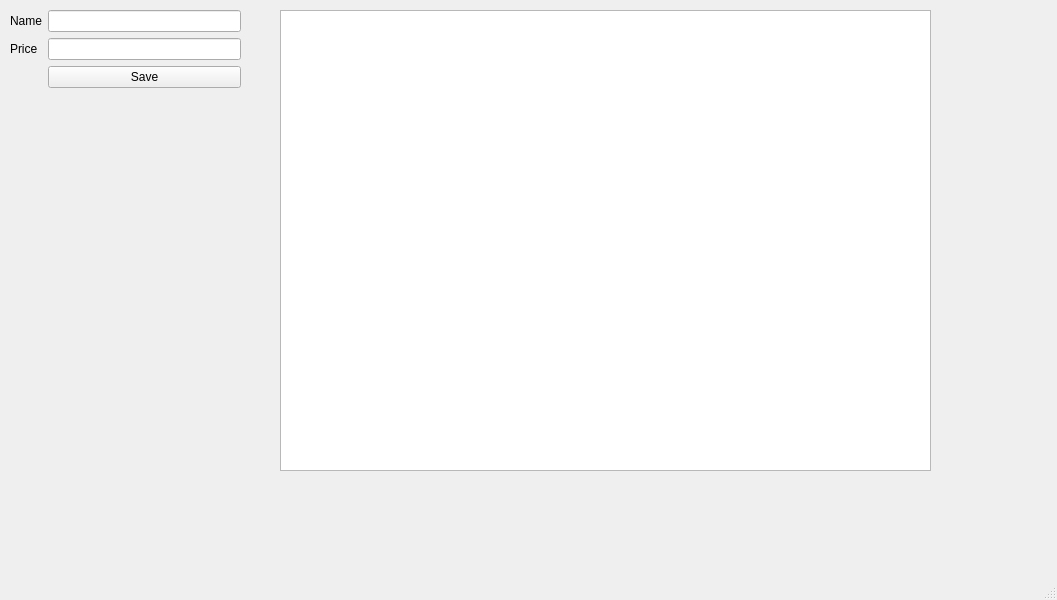
<?xml version="1.0" encoding="UTF-8"?>
<ui version="4.0">
 <class>MainWindow</class>
 <widget class="QMainWindow" name="MainWindow">
  <property name="geometry">
   <rect>
    <x>0</x>
    <y>0</y>
    <width>1057</width>
    <height>600</height>
   </rect>
  </property>
  <property name="windowTitle">
   <string>MainWindow</string>
  </property>
  <widget class="QWidget" name="centralwidget">
   <widget class="QTableWidget" name="tableProducts">
    <property name="geometry">
     <rect>
      <x>280</x>
      <y>10</y>
      <width>651</width>
      <height>461</height>
     </rect>
    </property>
   </widget>
   <widget class="QWidget" name="formLayoutWidget">
    <property name="geometry">
     <rect>
      <x>10</x>
      <y>10</y>
      <width>231</width>
      <height>171</height>
     </rect>
    </property>
    <layout class="QFormLayout" name="formLayout">
     <item row="0" column="1">
      <widget class="QLineEdit" name="txtName"/>
     </item>
     <item row="1" column="0">
      <widget class="QLabel" name="label_2">
       <property name="text">
        <string>Price</string>
       </property>
      </widget>
     </item>
     <item row="1" column="1">
      <widget class="QLineEdit" name="txtPrice"/>
     </item>
     <item row="2" column="1">
      <widget class="QPushButton" name="btnSave">
       <property name="text">
        <string>Save</string>
       </property>
      </widget>
     </item>
     <item row="0" column="0">
      <widget class="QLabel" name="label">
       <property name="text">
        <string>Name</string>
       </property>
      </widget>
     </item>
    </layout>
   </widget>
  </widget>
  <widget class="QMenuBar" name="menubar">
   <property name="geometry">
    <rect>
     <x>0</x>
     <y>0</y>
     <width>1057</width>
     <height>22</height>
    </rect>
   </property>
  </widget>
  <widget class="QStatusBar" name="statusbar"/>
 </widget>
 <resources/>
 <connections/>
</ui>
